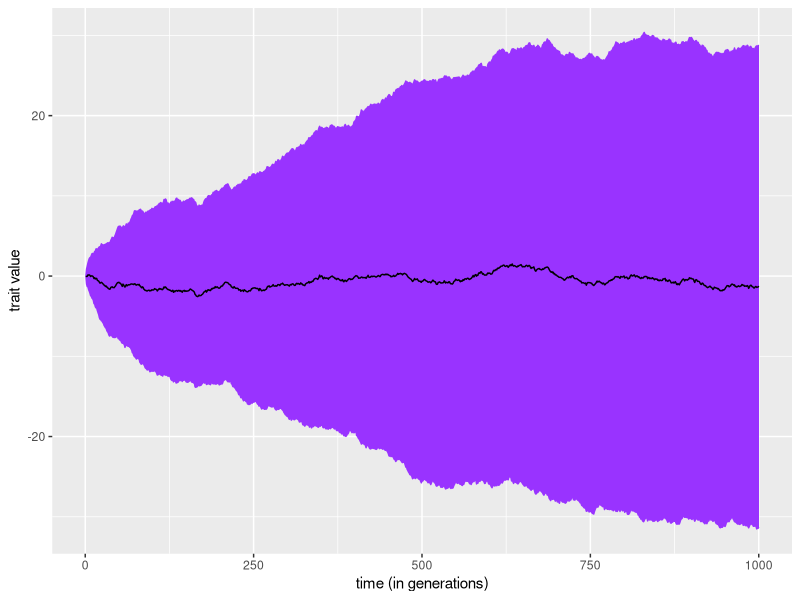

This figure's R source:
#!/usr/bin/Rscript

### Trait evolution plots

### For practice -- simulated browninan motion trait data

install.packages("ape")
library(ape)

### make data

time_steps = 100000
X.b = replicate(100, cumsum(c(0, rnorm(time_steps - 1))))

### change to data frame
### did not use "rownames(m2) <- rownames(m2, do.NULL = FALSE, prefix = "Obs.")" example because didn't work for colnames
### used instead string_concatenate

library(stringr)

df <- as.data.frame(X.b)
colnames(df) <- str_c("ind.",1:100)       

### calculate summary data

trait.mean <- apply(df, 1, mean)
trait.sd <- apply(df, 1, sd) 

time <- 1:100000
raw.trait <- as.data.frame(cbind(time, trait.mean,trait.sd))

h.raw <- head(raw.trait, 1000)

### ribbon plot with gg plot

install.packages("ggplot2")
library(ggplot2)

### data goes here, change x,y to your liking

ggplot(data=h.raw, aes(x=time, y=trait.mean)) + geom_ribbon(aes(ymin=trait.mean-trait.sd, ymax=trait.mean+trait.sd), color="#9933FF", fill="#9933FF") + geom_line() + scale_x_continuous("time (in generations)") + scale_y_continuous("trait value")

### convert to long form

install.packages("reshape2")
library(reshape2)
library(plyr)